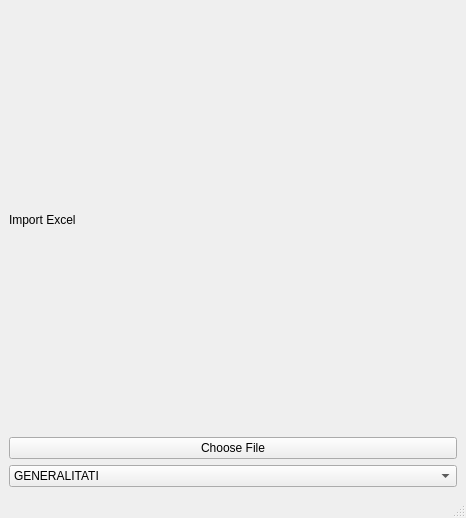
<?xml version="1.0" encoding="UTF-8"?>
<ui version="4.0">
 <class>MainWindow</class>
 <widget class="QMainWindow" name="MainWindow">
  <property name="geometry">
   <rect>
    <x>0</x>
    <y>0</y>
    <width>466</width>
    <height>518</height>
   </rect>
  </property>
  <property name="windowTitle">
   <string>MainWindow</string>
  </property>
  <widget class="QWidget" name="centralwidget">
   <layout class="QVBoxLayout" name="verticalLayout">
    <item>
     <widget class="QLabel" name="label">
      <property name="text">
       <string>Import Excel</string>
      </property>
      <property name="textFormat">
       <enum>Qt::PlainText</enum>
      </property>
     </widget>
    </item>
    <item>
     <widget class="QPushButton" name="pushButton">
      <property name="text">
       <string>Choose File</string>
      </property>
     </widget>
    </item>
    <item>
     <widget class="QComboBox" name="comboBox">
      <property name="currentText">
       <string>LIMBA SI LITERATURA. LINGVISTICA</string>
      </property>
      <property name="maxVisibleItems">
       <number>15</number>
      </property>
      <item>
       <property name="text">
        <string>GENERALITATI</string>
       </property>
      </item>
      <item>
       <property name="text">
        <string>FILOSOFIE</string>
       </property>
      </item>
      <item>
       <property name="text">
        <string>RELIGIE. MITOLOGIE</string>
       </property>
      </item>
      <item>
       <property name="text">
        <string>STIINTE SOCIALE</string>
       </property>
      </item>
      <item>
       <property name="text">
        <string>CLASA LIBERA</string>
       </property>
      </item>
      <item>
       <property name="text">
        <string>STIINTE NATURALE</string>
       </property>
      </item>
      <item>
       <property name="text">
        <string>STIINTE APLICATE</string>
       </property>
      </item>
      <item>
       <property name="text">
        <string>ARTA. DISTRACTIE. SPORT</string>
       </property>
      </item>
      <item>
       <property name="text">
        <string>LIMBA SI LITERATURA. LINGVISTICA</string>
       </property>
      </item>
      <item>
       <property name="text">
        <string>ISTORIE. GEOGRAFIE</string>
       </property>
      </item>
      <item>
       <property name="text">
        <string>MANUALE</string>
       </property>
      </item>
     </widget>
    </item>
   </layout>
  </widget>
  <widget class="QStatusBar" name="statusbar"/>
  <widget class="QMenuBar" name="menubar">
   <property name="geometry">
    <rect>
     <x>0</x>
     <y>0</y>
     <width>466</width>
     <height>21</height>
    </rect>
   </property>
  </widget>
 </widget>
 <resources/>
 <connections/>
</ui>
